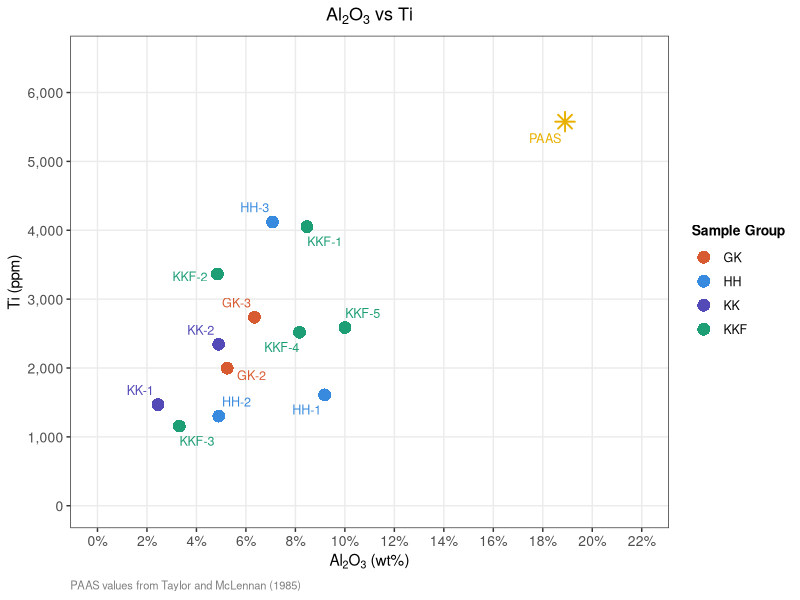

This chart was generated by the following R code:
library(ggplot2)
library(ggrepel)

# Sample data - Al2O3 (wt%) and Ti (ppm)
data <- data.frame(
  sample = c("GK-2", "GK-3", "HH-1", "HH-2", "HH-3", 
             "KK-1", "KK-2", "KKF-1", "KKF-2", "KKF-3", "KKF-4", "KKF-5"),
  group = c("GK", "GK", "HH", "HH", "HH", 
            "KK", "KK", "KKF", "KKF", "KKF", "KKF", "KKF"),
  Al2O3 = c(5.2422, 6.3423, 9.1841, 4.9039, 7.0781,
            2.4449, 4.8967, 8.4659, 4.8450, 3.3062, 8.1666, 10.0037),
  Ti_ppm = c(1998.0, 2737.0, 1610.0, 1301.0, 4120.0,
             1468.0, 2343.0, 4052.0, 3365.0, 1157.0, 2518.0, 2587.0)
)

# PAAS reference point
paas <- data.frame(
  sample = "PAAS",
  Al2O3  = 18.9,
  Ti_ppm = 5577
)

# Group colours
group_colours <- c(
  "GK"  = "#D85A30",
  "HH"  = "#378ADD",
  "KK"  = "#534AB7",
  "KKF" = "#1D9E75"
)

ggplot() +
  # Sample points
  geom_point(data = data,
             aes(x = Al2O3, y = Ti_ppm, colour = group),
             size = 4, shape = 16) +
  # Repelled sample labels
  geom_text_repel(data = data,
                  aes(x = Al2O3, y = Ti_ppm, label = sample, colour = group),
                  size = 3.2,
                  box.padding = 0.4,
                  point.padding = 0.3,
                  segment.size = 0.3,
                  segment.colour = "grey60",
                  max.overlaps = Inf,
                  show.legend = FALSE) +
  # PAAS star
  geom_point(data = paas,
             aes(x = Al2O3, y = Ti_ppm),
             shape = 8, size = 4, colour = "#E8B000", stroke = 1) +
  geom_text_repel(data = paas,
                  aes(x = Al2O3, y = Ti_ppm, label = sample),
                  size = 3.2,
                  colour = "#E8B000",
                  fontface = "plain",
                  box.padding = 0.5,
                  point.padding = 0.3,
                  segment.size = 0.3,
                  segment.colour = "grey60",
                  show.legend = FALSE) +
  # Scales and labels
  scale_colour_manual(values = group_colours, name = "Sample Group") +
  scale_x_continuous(limits = c(0, 22),
                     breaks = seq(0, 22, 2),
                     labels = function(x) paste0(x, "%")) +
  scale_y_continuous(limits = c(0, 6500),
                     breaks = seq(0, 6500, 1000),
                     labels = function(x) format(x, big.mark = ",")) +
  labs(
    x       = expression(Al[2]*O[3]~"(wt%)"),
    y       = "Ti (ppm)",
    title   = expression(Al[2]*O[3]~"vs Ti"),
    caption = "PAAS values from Taylor and McLennan (1985)"
  ) +
  theme_bw() +
  theme(
    plot.title       = element_text(hjust = 0.5, size = 13, face = "bold"),
    axis.title       = element_text(size = 11),
    axis.text        = element_text(size = 10),
    legend.title     = element_text(size = 10, face = "bold"),
    legend.text      = element_text(size = 9),
    legend.position  = "right",
    panel.grid.minor = element_blank(),
    plot.caption     = element_text(size = 8, colour = "grey50", hjust = 0)
  )
